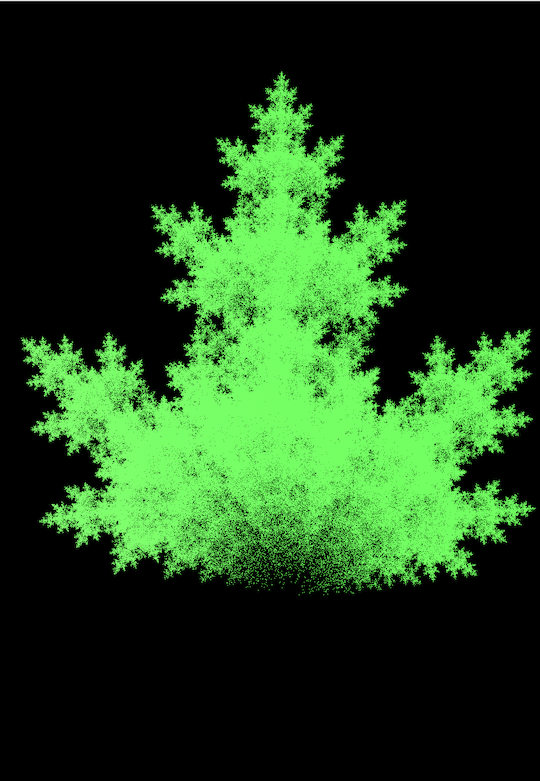
#> input picture media/maple.png, 540 x 781 px
$ python -i image.py   (imports and definitions only)   (older library calls are emulated)
#> lines starting #> are read from the running program, lines starting #| are printed output that depends on the picture
from PIL import Image
import sys


def resize(img, baseheight, newname):
    hpercent = (baseheight / float(img.size[1]))
    wsize = int((float(img.size[0]) * float(hpercent)))
    img = img.resize((wsize, baseheight), Image.ANTIALIAS)
    img.save(newname)

def makethumbnails(fname):
#> called with fname = '../media/maple.png'
    img = Image.open(fname)
#> img is the input picture: PIL image 540x781 RGBA; mean R, G, B, A 30.8, 67.1, 26.3, 255
    x1 = fname.replace('.png', 'x1.png')
    resize(img, 200, x1)
#> in resize, `img = img.resize((wsize, baseheight), Image.ANTIALIAS)`:
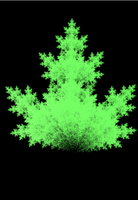
#> img: PIL image 138x200 RGBA; mean R, G, B, A 30.9, 67.2, 26.4, 255

    x15 = fname.replace('.png', 'x1.5.png')
    resize(img, 300, x15)
#> call 2 of resize, with baseheight = 300, newname = '../media/maplex1.5.png'
#> in resize (call 2), `img = img.resize((wsize, baseheight), Image.ANTIALIAS)`:
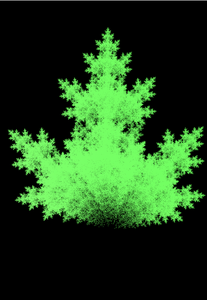
#> img: PIL image 207x300 RGBA; mean R, G, B, A 30.8, 67.1, 26.4, 255

    x2 = fname.replace('.png', 'x2.png')
    resize(img, 400, x2)
#> call 3 of resize, with baseheight = 400, newname = '../media/maplex2.png'
#> in resize (call 3), `img = img.resize((wsize, baseheight), Image.ANTIALIAS)`:
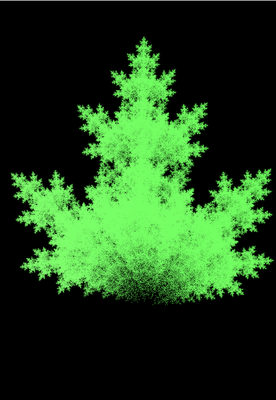
#> img: PIL image 276x400 RGBA; mean R, G, B, A 30.8, 67.1, 26.4, 255

>>> result = makethumbnails('../media/maple.png')
